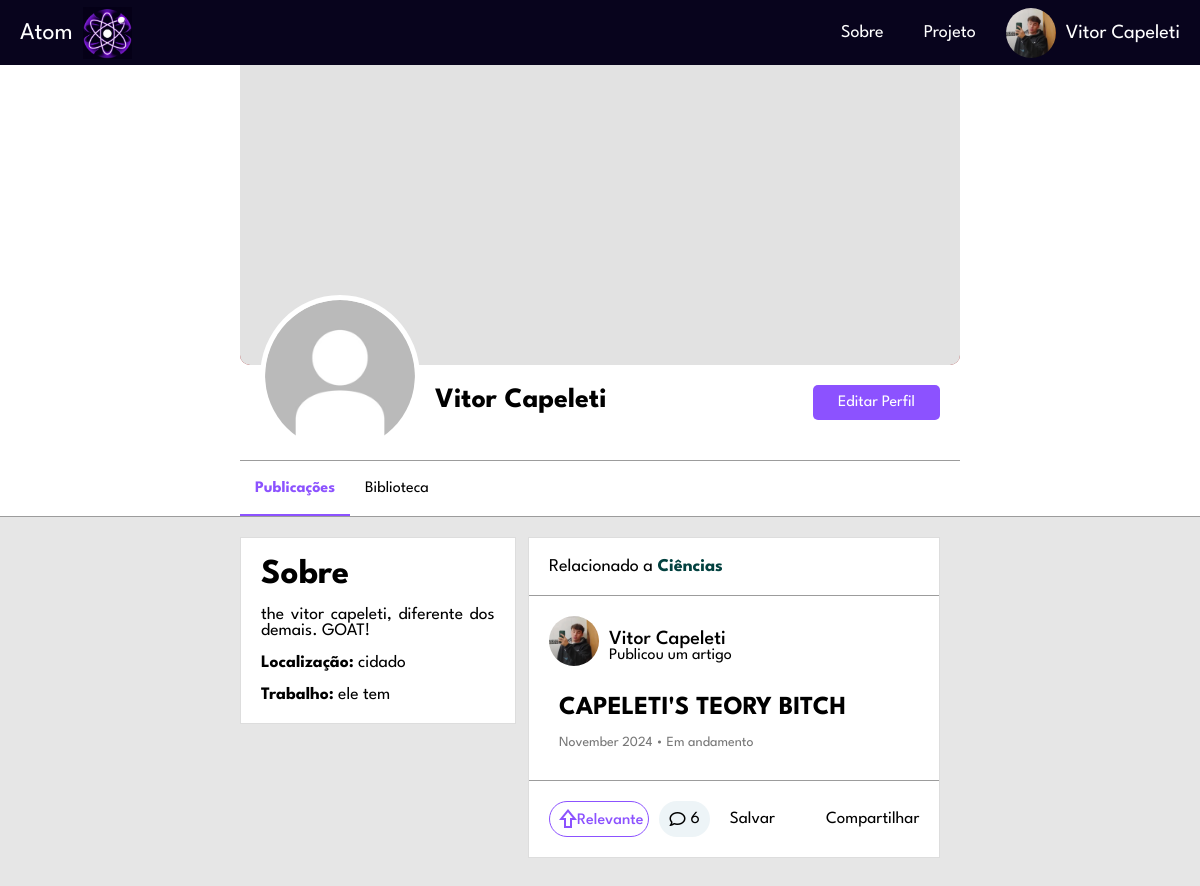
/view/perfil_pessoal.php?token=b2b5c0dbe70b0b48f777ab2c2622fb5c (signed in), run on the app's committed database.
### tables this page shows
CREATE TABLE `usuario` (
  `USU_INT_ID` int(11) NOT NULL,
  `USU_VAR_NAME` varchar(50) NOT NULL,
  `USU_VAR_EMAIL` varchar(100) NOT NULL,
  `USU_VAR_PASSWORD` varchar(255) NOT NULL,
  `USU_VAR_IMGPERFIL` varchar(255) DEFAULT NULL,
  `USU_VAR_IMGBACK` varchar(255) DEFAULT NULL,
  `USU_VAR_DESC` varchar(255) DEFAULT NULL,
  `USU_VAR_CIDADE` varchar(50) DEFAULT NULL,
  `USU_VAR_OCUPACAO` varchar(50) DEFAULT NULL
);

CREATE TABLE `artigo` (
  `ART_INT_ID` int(11) NOT NULL,
  `ART_VAR_TITULO` varchar(250) NOT NULL,
  `ART_VAR_DESCRICAO` varchar(2000) NOT NULL,
  `ART_VAR_CATEGORIA` varchar(50) NOT NULL,
  `ART_VAR_STATUS` varchar(12) NOT NULL,
  `ART_VAR_ARQUIVO` varchar(500) NOT NULL,
  `USU_INT_ID` int(11) NOT NULL,
  `ART_DAT_POSTAGEM` datetime DEFAULT current_timestamp()
);

### view/php/ObterOuCriarToken.php (called while the page is built)
<?php
function obterOuCriarToken($conection, $tipo, $id) {
    if ($tipo === 'usuario') {
        $tabela = 'tokens_usuario';
        $colunaId = 'USU_INT_ID';
        $colunaToken = 'TOK_USU_VAR_TOK';
    } elseif ($tipo === 'artigo') {
        $tabela = 'tokens_artigo';
        $colunaId = 'ART_INT_ID';
        $colunaToken = 'TOK_ART_VAR_TOK';
    } else {
        throw new Exception("Tipo de token inválido.");
    }
    $queryToken = "SELECT $colunaToken FROM $tabela WHERE $colunaId = $id";
    $resultToken = mysqli_query($conection, $queryToken);
    if ($resultToken && mysqli_num_rows($resultToken) > 0) {
        $tokenData = mysqli_fetch_assoc($resultToken);
        return $tokenData[$colunaToken];
    } else {
        $token = bin2hex(random_bytes(16));
        $queryInsertToken = "INSERT INTO $tabela ($colunaToken, $colunaId) VALUES ('$token', $id)";
        mysqli_query($conection, $queryInsertToken);
        return $token;
    }
}
?>

### view/perfil_pessoal.php (the view, shortened to what this page needs)
<?php
include('../view/php/listar_compartilhar.php');
?>
<!DOCTYPE html>
<html lang="pt-BR">
<head>
    <link rel="stylesheet" href="css/perfil.css">
    <link rel="stylesheet" href="css/home.css">
    <link rel="stylesheet" href="css/artigo.css">
    <link rel="stylesheet" href="https://cdnjs.cloudflare.com/ajax/libs/font-awesome/6.6.0/css/all.min.css" />
</head>
<body>
    <nav>
        <ul>
            <li><a class="atom" href="home.php">Atom<img src="../view/img/logo3.png" alt=""></a></li>
            <li class="hideOnMobile"><a class="topic" href="../view/about.html">Sobre</a></li>
            <li class="hideOnMobile"><a class="topic" href="../view/project.html">Projeto</a></li>
            <li class="profile">
                <div id="profileDropdown" class="topic usuario">
                <div  id="profileDropdown" class="foto user-space">
                <?php   if (empty($_SESSION['ftperfil'])) {
                    $_SESSION['ftperfil'] = '../view/img/user.jpg';
                } echo '<img id="profileDropdown" src="' . $_SESSION['ftperfil'] . '" alt="">'; ?>
                </div>
               <?php echo $_SESSION['name'] ?>
            </div>
            </li>
        </ul>
    </nav>
         <div class="topo1">
            <div class="topo1-bloco">
               <?php require_once('../view/php/carregar_perfil_usuario_pessoal.php') ?>
            </div>
        </div>
        <div class="tela espaco" id="publicacoes" style="display: flex;">
    <div class="tela-coluna">
        <div class="lado-esquerdo1">
            <div class="bloco">
                <div class="sobre">
                    <h1>Sobre</h1>
                    <div class="biografia"><br>
                    <p><?php echo $desc; ?></p></div>
                    <br><div class="localizacao">
                    <p><strong>Localização:</strong> <?php echo $cidade; ?></p>
                    </div>
                    <br><div class="trabalho">
                    <p><strong>Trabalho:</strong> <?php echo $ocupacao; ?></p>
                    </div>
                </div>
            </div>
        </div>
        <div class="lado-direito1">
            <div class="lista1">
                <?php include ('php/carregar_artigos_perfil.php') ?>
            </div>
        </div>
    </div>
</div>
            </body>
</html>

### view/php/carregar_perfil_usuario_pessoal.php (shortened to what this page needs)
<?php
require_once('conection.php');
if (isset($_GET['token'])) {
    $token = $_GET['token'];
    $sqlToken = "SELECT USU_INT_ID FROM tokens_usuario WHERE TOK_USU_VAR_TOK = ?";
    $stmtToken = $conection->prepare($sqlToken);
    $stmtToken->bind_param('s', $token);
    $stmtToken->execute();
    $resultToken = $stmtToken->get_result();
    if ($resultToken->num_rows > 0) {
        $usuario = $resultToken->fetch_assoc();
        $PerfilId = $usuario['USU_INT_ID'];
        $sqlUsuario = "SELECT USU_VAR_NAME, USU_VAR_IMGPERFIL, USU_VAR_IMGBACK, USU_VAR_DESC, USU_VAR_CIDADE, USU_VAR_OCUPACAO
        FROM usuario
        WHERE USU_INT_ID = ?";
        $stsmtUsuario = $conection->prepare($sqlUsuario);
        $stsmtUsuario->bind_param('i', $PerfilId);
        $stsmtUsuario->execute();
        $resultUsuario = $stsmtUsuario->get_result();
        if ($resultUsuario->num_rows > 0) {
            $usuario = $resultUsuario->fetch_assoc();
            $nome = $usuario['USU_VAR_NAME'];
            $FotoPerfil = (!empty($usuario['USU_VAR_IMGPERFIL']) && file_exists($_SERVER['DOCUMENT_ROOT'] . '/' . $usuario['USU_VAR_IMGPERFIL']))
            ? $usuario['USU_VAR_IMGPERFIL']
            : '../view/img/user.jpg';
            $FotoBanner = (!empty($usuario['USU_VAR_IMGBACK']) && file_exists($_SERVER['DOCUMENT_ROOT'] . '/' . $usuario['USU_VAR_IMGBACK']))
            ? $usuario['USU_VAR_IMGBACK']
            : '../view/img/background-default.png';
            $desc = !empty($usuario['USU_VAR_DESC']) ? $usuario['USU_VAR_DESC'] : 'Sem descrição.';
            $cidade = !empty($usuario['USU_VAR_CIDADE']) ? $usuario['USU_VAR_CIDADE'] : 'Não especificado.';
            $ocupacao = !empty($usuario['USU_VAR_OCUPACAO']) ? $usuario['USU_VAR_OCUPACAO'] : 'Não especificado.';
                    echo '<div class="cover-photo">
                <img src="' . $FotoBanner . '" alt="Foto de Capa">
            </div>
            <div class="profile-info">
                <div class="profile-picture">
                    <img src="' . $FotoPerfil . '" alt="Foto de Perfil">
                </div>
                <div class="profile-name">
                    <h1>' . $nome . '</h1>
                    <div class="seguintes">';
                   echo '</div>
                </div>
                <div class="profile-actions">';
                        include_once('formEditarPerfil.php');
               echo '</div>
            </div>
            <div class="profile-navigation">
                <div class="opcao marcada" id="publicacoesBtn">Publicações</div>
                <div class="opcao selecionar" id="bibliotecaBtn">Biblioteca</div>
            </div>';
        } else {
            echo "Usuário não encontrado.";
        }
    } else {
        echo "Token inválido.";
    }
} else {
    echo "Parâmetros inválidos.";
    exit();
}
?>

### view/php/carregar_artigos_perfil.php (shortened to what this page needs)
<?php
require_once('conection.php');
$userId = $_SESSION['id'];
function carregarArtigos($conection, $userId, $PerfilId) {
    $query = "SELECT a.ART_VAR_TITULO, a.ART_VAR_DESCRICAO, a.ART_VAR_CATEGORIA, a.ART_VAR_STATUS, a.ART_DAT_POSTAGEM,
                     u.USU_VAR_NAME, u.USU_VAR_IMGPERFIL, a.USU_INT_ID, a.ART_INT_ID,
                     (SELECT COUNT(*) FROM comentario WHERE ART_INT_ID = a.ART_INT_ID) AS num_comentarios,
                     (SELECT COUNT(*) FROM upvote WHERE UP_ART_INT_ID = a.ART_INT_ID) AS num_likes,
                     (SELECT COUNT(*) FROM upvote WHERE UP_USU_INT_ID = $userId AND UP_ART_INT_ID = a.ART_INT_ID) AS user_liked,
                     (SELECT COUNT(*) FROM salvar WHERE USU_INT_ID = $userId AND ART_INT_ID = a.ART_INT_ID) AS user_saved
              FROM artigo a
              JOIN usuario u ON a.USU_INT_ID = u.USU_INT_ID
          WHERE a.USU_INT_ID = $PerfilId
          ORDER BY a.ART_DAT_POSTAGEM DESC";
    $resultado = mysqli_query($conection, $query);
    if ($resultado && mysqli_num_rows($resultado) > 0) {
        while ($artigo = mysqli_fetch_assoc($resultado)) {
            $titulo = $artigo['ART_VAR_TITULO'];
            $categoria = $artigo['ART_VAR_CATEGORIA'];
            $status = $artigo['ART_VAR_STATUS'];
            $dataPostagem = $artigo['ART_DAT_POSTAGEM'];
            $nomeUsuario = $artigo['USU_VAR_NAME'];
            $idUsuario = $artigo['USU_INT_ID'];
            $idArtigo = $artigo['ART_INT_ID'];
            $numComentarios = $artigo['num_comentarios'];
            $numLikes = $artigo['num_likes'];
            $userLiked = $artigo['user_liked'];
            $userSaved = $artigo['user_saved'];
            require_once('ObterOuCriarToken.php');
            $tokenUser = obterOuCriarToken($conection, 'usuario', $idUsuario);
            $tokenArtigo = obterOuCriarToken($conection, 'artigo', $idArtigo);
            $fotoPerfil = $artigo['USU_VAR_IMGPERFIL'];
            $dataFormatada = strftime('%B %Y', strtotime($dataPostagem));
            $dataFormatada = ucfirst($dataFormatada);
            $likeButtonClass = $userLiked > 0 ? 'liked' : '';
            $likeButtonText = $userLiked > 0 ? "$numLikes" : "Relevante";
            $saveButtonText = $userSaved > 0 ? 'Em biblioteca' : 'Salvar';
            $saveButtonClass = $userSaved > 0 ? 'saved' : '';
            echo "
    <div class='bloco'>
        <div class='bloco-top'>
            <p>Relacionado a <strong>$categoria</strong></p>
        </div>
        <div class='bloco-mid'>
            <div class='cabecalho'>
                <a href='perfil.php?token=$tokenUser'>
                    <div class='foto1 user'>
                        <img src='$fotoPerfil' alt='Foto de perfil' class='user-photo'>
                    </div>
                </a>
                <div class='profile-artigo'>
                    <a href='perfil.php?token=$tokenUser'>
                        <div class='nome'>$nomeUsuario</div>
                    </a>
                    <p>Publicou um artigo</p>
                </div>
            </div>
            <div class='conteudo'>
                 <a href='artigo.php?token=$tokenArtigo'>$titulo</a>
                <br><br>
                <span>$dataFormatada &#8226; $status</span>
            </div>
        </div>
        <div class='bloco-bot'>
            <div class='rodape'>
                <div class='rod'>
                    <button class='relevante $likeButtonClass' onclick='toggleLike(this, $idArtigo)' data-article-id='$idArtigo'>
                        <span class='material-symbols-outlined like-icon'>shift</span>
                        <span class='like-count'>$likeButtonText</span>
                    </button>
                    <button id='goToComments' class='comentarios' onclick=\"window.location.href='artigo.php?token=$tokenArtigo#comments';\">
                        <i class='fa-regular fa-comment'></i>$numComentarios
                    </button>
                    <button class='botoes Salvar $saveButtonClass' data-artigo-id='$idArtigo'>$saveButtonText</button>
                </div>
                <div class='ape'>
                    <button class='openCompartilhar botoes' data-token-artigo='$tokenArtigo'>Compartilhar</button>
                </div>
            </div>
        </div>
    </div>";
        }
    } else {
        echo "<div class='bloco'><h1 style=' padding: 20px;'>Este usuário não possui artigos publicados.</h1></div>";
    }
}
carregarArtigos($conection, $userId, $PerfilId);
?>

### view/css/perfil.css (style rules this page uses)
.topo1 { width: 100%; background-color: #fff; justify-content: center; display: flex; border-bottom: 1px solid rgb(156, 156, 156); }
.topo1-bloco { width: 60%; }
.cover-photo { width: 100%; height: 300px; background-color: #a11c1c; border-bottom-left-radius: 10px; border-bottom-right-radius: 10px; }
.cover-photo img { width: 100%; height: 300px; background-color: #e2e2e2; border-bottom-left-radius: 10px; border-bottom-right-radius: 10px; object-fit: cover; display: none; }
.cover-photo img[src] { display: block; }
.profile-info { display: flex; align-items: center; padding: 15px; background-color: white; position: relative; margin-bottom: 20px; }
.profile-picture { position: absolute; top: -70px; left: 20px; border-radius: 50%; overflow: hidden; border: 5px solid white; background-color: #fff; }
.profile-picture img { width: 150px; height: 150px; object-fit: cover; border-radius: 50%; }
.profile-name { margin-left: 180px; }
.profile-name h1 { font-size: 28px; margin-bottom: 5px; }
.profile-actions { margin-left: auto; }
.profile-navigation { background-color: white; border-top: 1px solid rgb(156, 156, 156); display: flex; padding: 5px 0 5px 0; }
.opcao { padding: 15px; font-size: 16px; }
.marcada { padding: 15px; font-size: 16px; color: #8c52ff; font-weight: bold; border-bottom: 2px solid #8c52ff; margin-bottom: -5px; }
.sobre { padding: 20px; font-size: 17.5px; box-sizing: border-box; }
.biografia { text-align: justify; box-sizing: border-box; word-wrap: break-word; overflow-wrap: break-word; }
.tela-coluna { width: 60%; display: flex; }
.lado-esquerdo1 { width: 40%; }
.lado-direito1 { width: 60%; }
.lista1 { display: flex; flex-direction: column; }
.espaco { margin-top: 20px; display: flex; justify-content: center; }

### view/css/artigo.css (style rules this page uses)
html { scroll-behavior: smooth; }

### data on the page
usuario: USU_VAR_NAME "Vitor Capeleti", USU_VAR_DESC "the vitor capeleti, diferente dos demais. GOAT!", USU_VAR_CIDADE "cidado", USU_VAR_OCUPACAO "ele tem"
artigo: ART_VAR_CATEGORIA "Ciências", USU_INT_ID.USU_VAR_IMGPERFIL (picture), USU_INT_ID.USU_VAR_NAME "Vitor Capeleti", ART_VAR_TITULO "CAPELETI'S TEORY BITCH", ART_DAT_POSTAGEM "November 2024", ART_VAR_STATUS "Em andamento", likeButtonText "Relevante", numComentarios "6", saveButtonText "Salvar"

### other printed values
$_SESSION['name'] "Vitor Capeleti"
